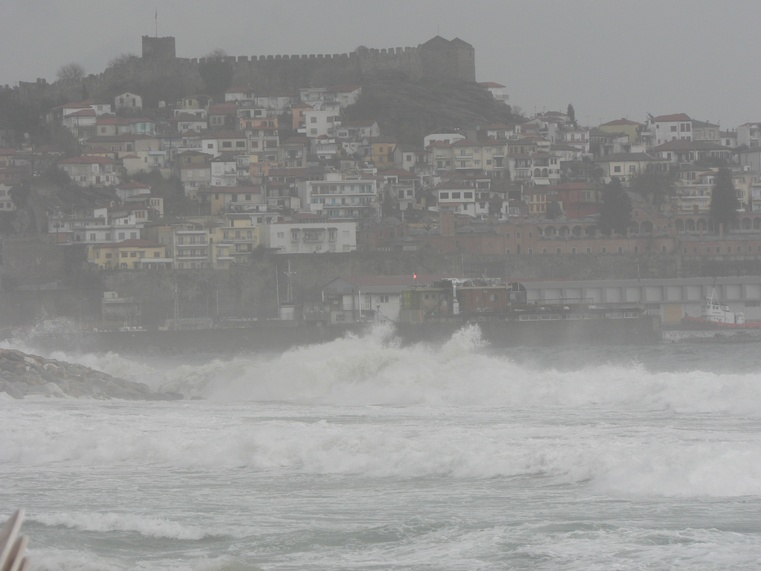
#> input picture images/waves.jpg, 761 x 571 px, shrunk from 2560 x 1920 before the run
$ python example_local_contrast_enhancement.py
#> lines starting #> are read from the running program, lines starting #| are printed output that depends on the picture
#> further down, image is the input picture: shape (571, 761, 3); mean R, G, B 147.8, 148.1, 147.2
### src/image_enhancement.py
#!/usr/bin/env python3
# -*- coding: utf-8 -*-
"""
Created on Fri Jun 19 09:40:58 2020

Image enhancement functions

@author: Vasileios Vonikakis (bbonik@gmail.com)
"""

import math
import imageio
import numpy as np
import matplotlib.pyplot as plt
from skimage.color import rgb2gray
from skimage import img_as_float


plt.close('all')


def map_value(
        value,
        range_in=(0,1),
        range_out=(0,1),
        invert=False,
        non_lin_convex=None,
        non_lin_concave=None):

    '''
    ---------------------------------------------------------------------------
         Map a scalar value to an output range in a linear/non-linear way
    ---------------------------------------------------------------------------

    Map scalar values to a particular range, in a linear or non-linear way.
    This can be helpful for adjusting the range and nonlinear response of
    parameters.

    For more info on the non-linear functions check:
    Vonikakis, V., Winkler, S. (2016). A center-surround framework for spatial
    image processing. Proc. IS&T Human Vision & Electronic Imaging.


    INPUTS
    ------
    value: float
        Input value to be mapped.
    range_in: tuple (min,max)
        Range of input value. The min and max values that the input value can
        attain.
    range_out: tuple (min,max)
        Range of output value. The min and max values that the mapped input
        value can attain.
    invert: Bool
        Invert or not the input value. If invert, then min->max and max->min.
    non_lin_convex: None or float (0,inf)
        If None, no non-linearity is applied. If float, then a convex
        non-linearity is applied, which lowers the values, while not affecting
        the min and max. non_lin_convex controls the steepness of the
        non-linear mapping. Small values near zero, result in a steeper curve.
    non_lin_concave: None or float (0,inf)
        If None, no non-linearity is applied. If float, then a concave
        non-linearity is applied, which increases the values, while not
        affecting min and max. non_lin_concave controls the steepness of the
        non-linear mapping. Small values near zero, result in a steeper curve.

    OUTPUT
    ------
    Mapped value

    '''

    # truncate value to within input range limits
    if value > range_in[1]: value = range_in[1]
    if value < range_in[0]: value = range_in[0]

    # map values linearly to [0,1]
    value = (value - range_in[0]) / (range_in[1] - range_in[0])

    # invert values
    if invert is True: value = 1 - value

    # apply convex non-linearity
    if non_lin_convex is not None:
        value = (value * non_lin_convex) / (1 + non_lin_convex - value)

    # apply concave non-linearity
    if non_lin_concave is not None:
        value = ((1 + non_lin_concave) * value) / (non_lin_concave + value)

    # mapping value to the output range in a linear way
    value = value * (range_out[1] - range_out[0]) + range_out[0]

    return value


def get_sigmoid_lut(
        resolution=256,
        threshold=0.2,
        non_linearirty=0.2,
        verbose=False):

    '''
    ---------------------------------------------------------------------------
           Creates a paramteric sigmoid function and stores it in a LUT
    ---------------------------------------------------------------------------

    The sigmoid function is defined as a piece-wise function of 2 inverse
    non-linearities. This allows full control of the inflection point
    (threshold) and the degree of 'sharpness' of each non-linearity. The
    non-linear curves used here are described in the paper:
    Vonikakis, V., Winkler, S. (2016). A center-surround framework for spatial
    image processing. Proc. IS&T Human Vision & Electronic Imaging.


    INPUTS
    ------
    resolution: int
        The size of the LUT (how many inputs).
    threshold: float in the range [0,1]
        The position of the inflection point of the sigmoid function (0.5 in
        the mid_tonedle of the range).
    non_linearirty: float in range (0, inf)
        Controls the non-linearity of the curve before and after the inflection
        point. It should not be 0. The smaller it is (asymptotically to 0) the
        'sharper' the non-linearity. After ~5 it asymptotically approaches a
        linerity.
    verbose: boolean
        Display outputs.

    OUTPUT
    ------
    image_ph_mask: numpy array of WxH of float [0,1]
        Photometric mask of the input image.

    '''
#> called with resolution = 256, threshold = 0.196, non_linearirty = 0.118, verbose = False

    max_value = resolution - 1  # the maximum attainable value
    thr = threshold * max_value  # threshold in the range [0,resolution-1]
    alpha = non_linearirty * max_value  # controls non-linearity degree
    beta = max_value - thr

    lut = np.zeros(resolution, dtype='float')

    for i in range(resolution):

        i_comp = i - thr  # complement of i

        # upper part of the piece-wise sigmoid function
        if i >= thr:
            lut[i] = (((((alpha + beta) * i_comp) / (alpha + i_comp)) *
                         (1 / (2 * beta))) + 0.5)

        # lower part of the piece-wise sigmoid function
        else:
            lut[i] = (alpha * i) / (alpha - i_comp) * (1 / (2 * thr))

    if verbose is True:
        plt.figure()
        plt.plot(lut)
        plt.title('Sigmoid LUT | ' +
                  'thr=' + str(int(thr)) + ' (' + str(round(threshold, 3)) +
                  ') | nonlin=' + str(int(alpha)) +
                  ' (' + str(round(non_linearirty, 3)) + ')')
        plt.grid(True)
        plt.tight_layout()
        plt.show()

    return lut


def get_photometric_mask(image, verbose=False):
    '''
    ---------------------------------------------------------------------------
      Estimate the photometric mask of an image by using edge-aware blurring
    ---------------------------------------------------------------------------

    Applies strong blurring while preserving the strong edges of the image in
    order to avoid halo artifacts. Inspired by the paper:
    Shaked, Doron & Keshet, Renato. (2004). "Robust Recursive Envelope
    Operators for Fast Retinex."


    INPUTS
    ------
    image: numpy array of WxHx3 of float [0,1]
        Input color image with values in the interval [0,1].
    verbose: boolean
        Display outputs.

    OUTPUT
    ------
    image_ph_mask: numpy array of WxH of float [0,1]
        Photometric mask of the input image.

    '''


    '''
    Intuition about the threshold and non_linearirty values of the LUTs
    threshold:
        The larger it is, the stronger the blurring, the better the local
        contrast but also more halo artifacts (less edge preservation).
    non_linearirty:
        The lower it is, the more it preserves the edges, but also has more
        'bleeding' effects.
    '''


    # internal parameters
    THR_A = 50 / 255
    THR_B = 10 / 255
    NON_LIN = 30 / 255
    LUT_RES = 256

    # get sigmoid LUTs
    lut_a = get_sigmoid_lut(
            resolution=LUT_RES,
            threshold=THR_A,
            non_linearirty=NON_LIN,
            verbose=verbose
            )
    lut_a_max = len(lut_a) -1
    lut_b = get_sigmoid_lut(
            resolution=LUT_RES,
            threshold=THR_B,
            non_linearirty=NON_LIN,
            verbose=verbose
            )
    lut_b_max = len(lut_b) -1


    # dealing with different number of channels
    if len(image.shape) == 3:
        image_ph_mask = rgb2gray(image.copy())  # [0,1]
    else:
        image_ph_mask = image.copy().astype(float)
        image_ph_mask /= image_ph_mask.max()  # [0,1]

    # robust recursive envelope

    # up -> down
    for i in range(1, image_ph_mask.shape[0]-1):
        d = np.abs(image_ph_mask[i-1,:] - image_ph_mask[i+1,:])  # local diff
        d = lut_a[(d * lut_a_max).astype(int)]
        image_ph_mask[i,:] = ((image_ph_mask[i,:] * d) +
                              (image_ph_mask[i-1,:] * (1-d)))

    # left -> right
    for j in range(1, image_ph_mask.shape[1]-1):
        d = np.abs(image_ph_mask[:,j-1] - image_ph_mask[:,j+1])  # local diff
        d = lut_a[(d * lut_a_max).astype(int)]
        image_ph_mask[:,j] = ((image_ph_mask[:,j] * d) +
                              (image_ph_mask[:,j-1] * (1-d)))

    # down -> up
    for i in range(image_ph_mask.shape[0]-2, 1, -1):
        d = np.abs(image_ph_mask[i-1,:] - image_ph_mask[i+1,:])  # local diff
        d = lut_a[(d * lut_a_max).astype(int)]
        image_ph_mask[i,:] = ((image_ph_mask[i,:] * d) +
                              (image_ph_mask[i+1,:] * (1-d)))

    # right -> left
    for j in range(image_ph_mask.shape[1]-2, 1, -1):
        d = np.abs(image_ph_mask[:,j-1] - image_ph_mask[:,j+1])  # local diff
        d = lut_b[(d * lut_b_max).astype(int)]
        image_ph_mask[:,j] = ((image_ph_mask[:,j] * d) +
                              (image_ph_mask[:,j+1] * (1-d)))

    # up -> down
    for i in range(1, image_ph_mask.shape[0]-1):
        d = np.abs(image_ph_mask[i-1,:] - image_ph_mask[i+1,:])  # local diff
        d = lut_b[(d * lut_b_max).astype(int)]
        image_ph_mask[i,:] = ((image_ph_mask[i,:] * d) +
                              (image_ph_mask[i-1,:] * (1-d)))


    if verbose is True:

        plt.figure()
        plt.subplot(1,2,1)
        plt.imshow(image)
        plt.title('Input image')
        plt.axis('off')

        plt.subplot(1,2,2)
        plt.imshow(image_ph_mask, cmap='gray', vmin=0, vmax=1)
        plt.title('Photometric mask')
        plt.axis('off')

        plt.tight_layout(True)
        plt.suptitle('Estimation of photometric mask')
        plt.show()


    return image_ph_mask


def apply_local_contrast_enhancement(
        image,
        image_ph_mask,
        degree=1.5,
        verbose=False):

    '''
    ---------------------------------------------------------------------------
                       Adjust local contrast in an image
    ---------------------------------------------------------------------------

    Increase or decrease the level of local details (local contrast) in an
    image. Details are defined as deviations from the local neighborhood
    provided by the photometric mask. Dark regions receive also a boost in
    local contrast.


    INPUTS
    ------
    image: numpy array of WxH of float [0,1]
        Input grayscale image.
    image_ph_mask: numpy array of WxH of float [0,1]
        Grayscale image whose values represent the neighborhood of the pixels
        of the input image. Usually, this image some type of edge aware
        filtering, such as bilateral filtering, robust recursive envelopes etc.
    degree: float [0,inf].
        How to change the local contrast.
        0: total attenuation of details.
        <1: attenuation of details
        1: details unchanged
        >1: increased local details
    verbose: boolean
        Display outputs.

    OUTPUT
    ------
    image_out: numpy array of WxH of float [0,1]
        Output image with adjusted local contrast.

    '''
#> called with degree = 4, verbose = False

    DARK_BOOST = 0.2
    THRESHOLD_DARK_TONES = 100 / 255
    detail_amplification_global = degree

    image_details = image - image_ph_mask  # image details
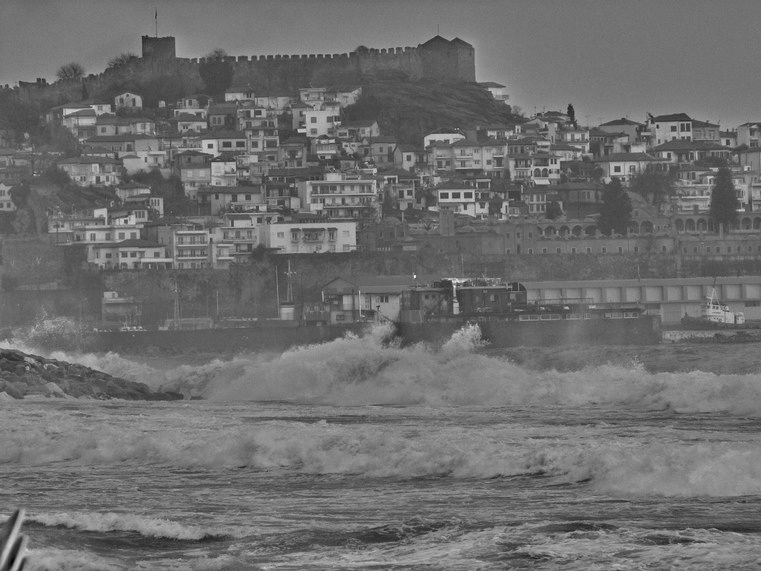
#> image_details: shape (571, 761) float64; min -0.186, max 0.242, mean -0.000362; drawn with min black and max white

    # special treatment for dark regions
    detail_amplification_local = image_ph_mask / THRESHOLD_DARK_TONES
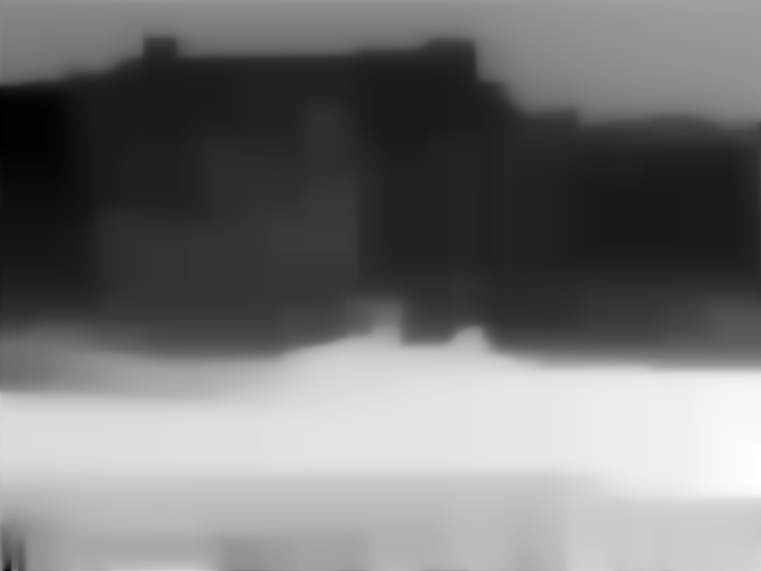
#> detail_amplification_local: shape (571, 761) float64; min 1.16, max 1.86, mean 1.48; drawn with min black and max white
    detail_amplification_local[detail_amplification_local>1] = 1
#> detail_amplification_local: shape (571, 761) float64; every value is 1
    detail_amplification_local = ((1 - detail_amplification_local) *
                                  DARK_BOOST) + 1  # [1, 1.2]

    # apply all detail adjustements
    image_details = (image_details *
                     detail_amplification_global *
                     detail_amplification_local)

    # add details back to the local neighborhood
    image_out = image_ph_mask + image_details

    # stay within range
    image_out = np.clip(a=image_out, a_min=0, a_max=1, out=image_out)
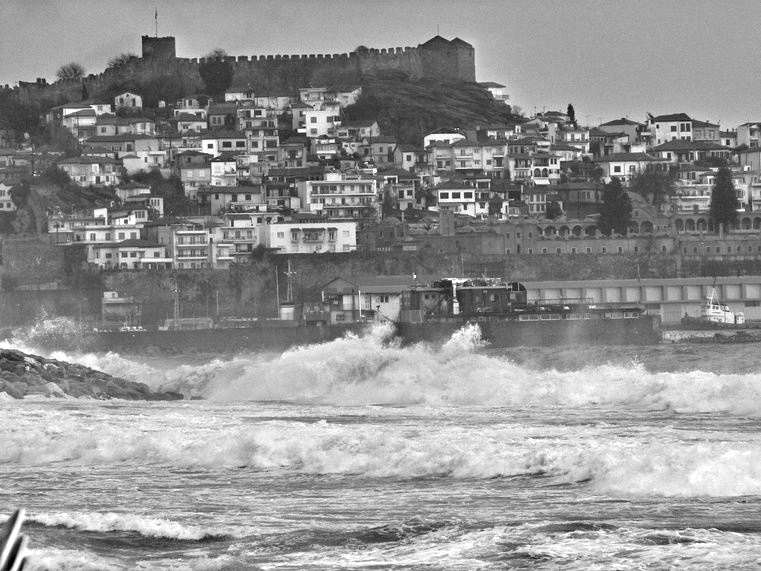
#> image_out: shape (571, 761) float64; min 0, max 1, mean 0.579

    if verbose is True:

        plt.figure()
        plt.subplot(1,3,1)
        plt.imshow(image, cmap='gray', vmin=0, vmax=1)
        plt.title('Input image')
        plt.axis('off')

        plt.subplot(1,3,2)
        plt.imshow(image_ph_mask, cmap='gray', vmin=0, vmax=1)
        plt.title('Ph. mask')
        plt.axis('off')

        plt.subplot(1,3,3)
        plt.imshow(image_out, cmap='gray', vmin=0, vmax=1)
        plt.title('Output')
        plt.axis('off')

        plt.tight_layout(True)
        plt.suptitle('Local contrast enhancement [x' + str(degree) + ']')
        plt.show()

    return image_out


def apply_spatial_tonemapping(
        image,
        image_ph_mask,
        mid_tone=0.5,
        tonal_width=0.5,
        areas_dark=0.5,
        areas_bright=0.5,
        preserve_tones = True,
        verbose=True):
    '''
    ---------------------------------------------------------------------------
       Apply spatially variable tone mapping based on the local neighborhood
    ---------------------------------------------------------------------------

    Applies different tone mapping curves in each pixel based on its surround.
    For surround, the photometric mask is used. Alternatively, other filters
    could be used, like gaussian, bilateral filter, edge-avoiding wavelets etc.
    Dark pixels are brightened, bright pixels are darkened, and pixels in the
    mid_tonedle of the tone range are minimally affected. More information
    about the technique can be found in the following papers:

    Related publications:
    Vonikakis, V., Andreadis, I., & Gasteratos, A. (2008). Fast centre-surround
    contrast modification. IET Image processing 2(1), 19-34.
    Vonikakis, V., Winkler, S. (2016). A center-surround framework for spatial
    image processing. Proc. IS&T Human Vision & Electronic Imaging.


    INPUTS
    ------
    image: numpy array of WxH of float [0,1]
        Input grayscale image with values in the interval [0,1].
    image_ph_mask: numpy array of WxH of float [0,1]
        Grayscale image whose values represent the neighborhood of the pixels
        of the input image. Usually, this image some type of edge aware
        filtering, such as bilateral filtering, robust recursive envelopes etc.
    mid_tone: float [0,1]
        The mid point between the 'dark' and 'bright' tones. This is equivalent
        to a pixel value [0,255], but in the interval [0,1].
    tonal_width: float [0,1]
        The range of pixel values that will be affected by the correction.
        Lower values will localize the enhancement only in a narrow range of
        pixel values, whereas for higher values the enhancement will extend to
        a greater range of pixel values.
    areas_dark: float [0,1]
        Degree of enhencement in the dark image areas (0 = no enhencement)
    areas_bright: float [0,1]
        Degree of enhencement in the bright image areas (0 = no enhencement)
    preserve_tones: boolean
        Whether or not to preserve well-exposed tones around the middle of the
        range.
    verbose: boolean
        Display outputs.

    OUTPUT
    ------
    image_tonemapped: numpy array of WxH of float [0,1]
        Tonemapped grayscale image.

    '''
#> called with mid_tone = 0.5, tonal_width = 0.5, areas_dark = 0, areas_bright = 0, preserve_tones = False, verbose = False

    #defining parameters
    EPSILON = 1 / 255


    # adjust range and non-linear response of parameters
    mid_tone = map_value(
            value=mid_tone,
            range_in=(0,1),
            range_out=(0,1),
            invert=False,
            non_lin_convex=None,
            non_lin_concave=None
            )

    tonal_width = map_value(
            value=tonal_width,
            range_in=(0,1),
            range_out=(EPSILON,1),
            invert=False,
            non_lin_convex=0.1,
            non_lin_concave=None
            )

    areas_dark = map_value(
            value=areas_dark,
            range_in=(0,1),
            range_out=(0,5),
            invert=True,
            non_lin_convex=0.05,
            non_lin_concave=None
            )

    areas_bright = map_value(
            value=areas_bright,
            range_in=(0,1),
            range_out=(0,5),
            invert=True,
            non_lin_convex=0.05,
            non_lin_concave=None
            )


    # spatial tone-mapping

    # lower tones (below mid_tone level)
    image_lower = image.copy()
    image_lower[image_lower>=mid_tone] = 0
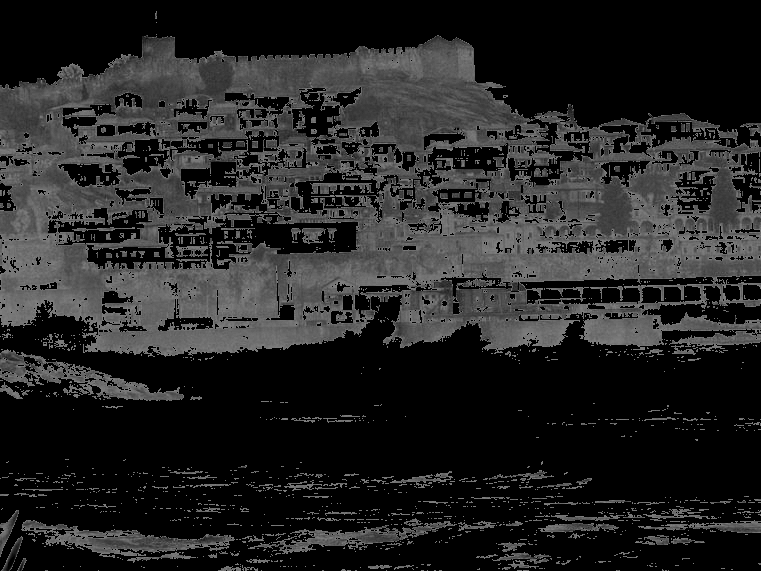
#> image_lower: shape (571, 761) float64; min 0, max 0.5, mean 0.143
    alpha = (image_ph_mask ** 2) / tonal_width
    tone_continuation_factor = mid_tone / (mid_tone + EPSILON - image_ph_mask)
    alpha = alpha * tone_continuation_factor + areas_dark
    image_lower = (image_lower * (alpha + 1)) / (alpha + image_lower)

    # upper tones (above mid_tone level)
    image_upper = image.copy()
    image_upper[image_upper<mid_tone] = 0
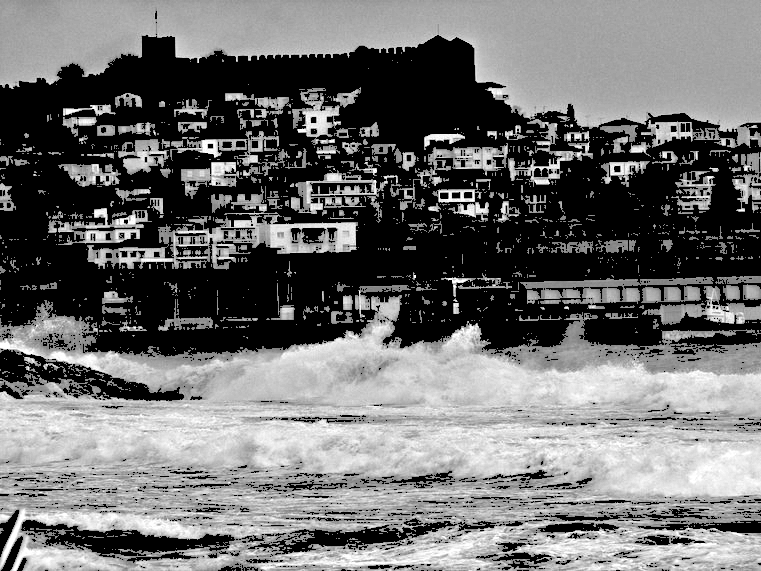
#> image_upper: shape (571, 761) float64; min 0, max 1, mean 0.436
    image_ph_mask_inv = 1 - image_ph_mask
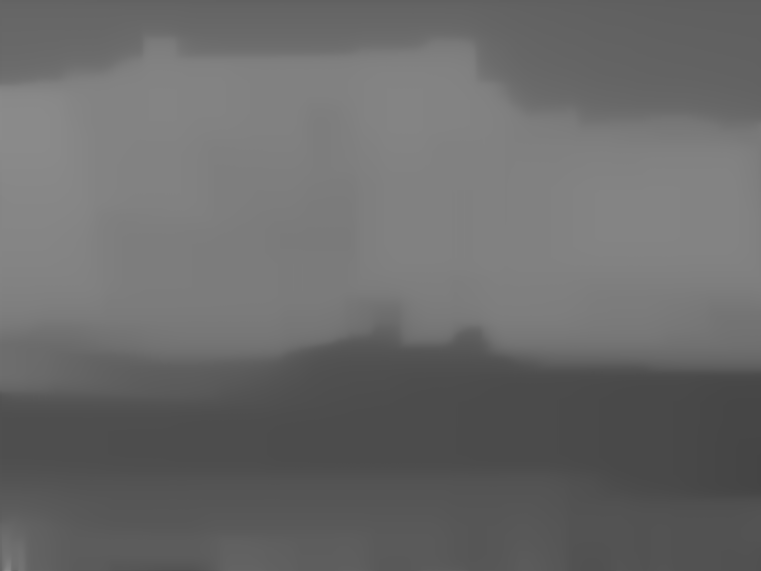
#> image_ph_mask_inv: shape (571, 761) float64; min 0.269, max 0.546, mean 0.419
    alpha = (image_ph_mask_inv ** 2) / tonal_width
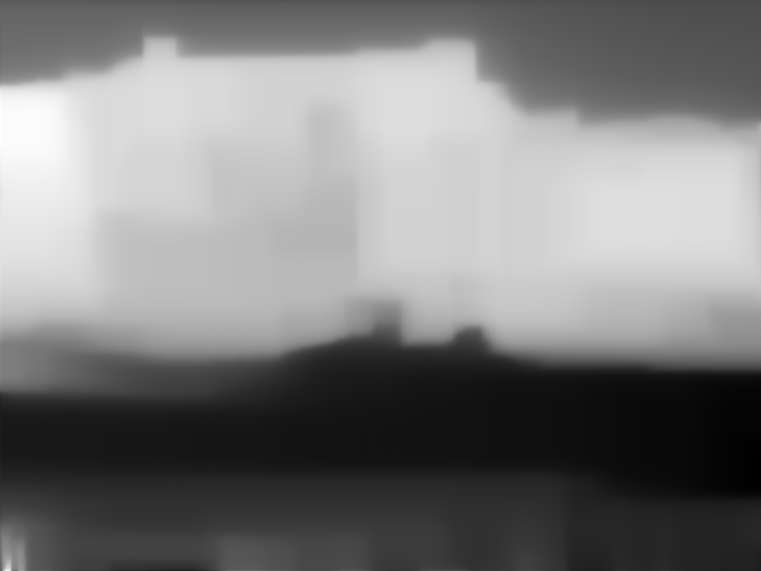
#> alpha: shape (571, 761) float64; min 0.834, max 3.43, mean 2.1; drawn with min black and max white
    tone_continuation_factor = mid_tone / ((1 - mid_tone) - image_ph_mask_inv)
    alpha = alpha * tone_continuation_factor + areas_bright
#> (the rest of the program and of its run is left out)
